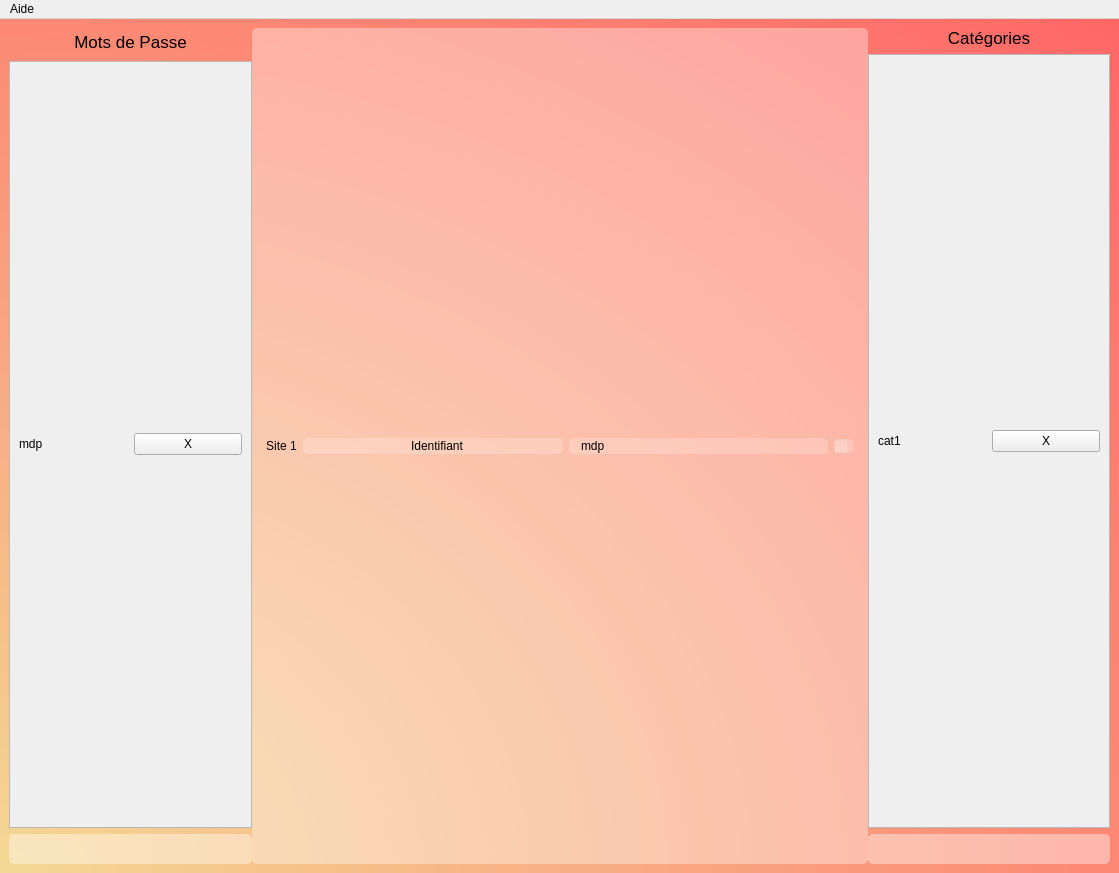
<?xml version="1.0" encoding="UTF-8"?>
<ui version="4.0">
 <class>fenetreGestion</class>
 <widget class="QMainWindow" name="fenetreGestion">
  <property name="enabled">
   <bool>true</bool>
  </property>
  <property name="geometry">
   <rect>
    <x>0</x>
    <y>0</y>
    <width>1119</width>
    <height>873</height>
   </rect>
  </property>
  <property name="sizePolicy">
   <sizepolicy hsizetype="MinimumExpanding" vsizetype="MinimumExpanding">
    <horstretch>0</horstretch>
    <verstretch>0</verstretch>
   </sizepolicy>
  </property>
  <property name="windowTitle">
   <string>Fenêtre de Gestion - MindPass</string>
  </property>
  <property name="windowIcon">
   <iconset>
    <normaloff>../ressources/MindPass-icone.png</normaloff>../ressources/MindPass-icone.png</iconset>
  </property>
  <property name="styleSheet">
   <string notr="true">QMainWindow {
	background: qradialgradient(spread:pad, cx:0, cy:1, radius:1.406, fx:0, fy:1, stop:0 rgba(244, 216, 148, 255), stop:1 rgba(255, 102, 102, 255));
}

#catTitle {
	color: white;
}

QLineEdit {
    background: rgba(255,255,255,100);
    border: none;
    border-radius: 5px;
    color: black;
    padding-left: 10px;
}
</string>
  </property>
  <widget class="QWidget" name="corps_gestion">
   <property name="enabled">
    <bool>true</bool>
   </property>
   <layout class="QHBoxLayout" name="horizontalLayout">
    <item>
     <widget class="QSplitter" name="splitter">
      <property name="orientation">
       <enum>Qt::Horizontal</enum>
      </property>
      <property name="handleWidth">
       <number>0</number>
      </property>
      <widget class="QWidget" name="">
       <layout class="QVBoxLayout" name="Passwords" stretch="0,4,1">
        <item>
         <widget class="QLabel" name="titre_pwd">
          <property name="font">
           <font>
            <pointsize>13</pointsize>
           </font>
          </property>
          <property name="text">
           <string>Mots de Passe</string>
          </property>
          <property name="alignment">
           <set>Qt::AlignCenter</set>
          </property>
          <property name="indent">
           <number>0</number>
          </property>
         </widget>
        </item>
        <item>
         <widget class="QScrollArea" name="scrollArea_pwd">
          <property name="maximumSize">
           <size>
            <width>16777215</width>
            <height>767</height>
           </size>
          </property>
          <property name="widgetResizable">
           <bool>true</bool>
          </property>
          <property name="alignment">
           <set>Qt::AlignLeading|Qt::AlignLeft|Qt::AlignTop</set>
          </property>
          <widget class="QWidget" name="scrollAreaWidgetContents_pwd">
           <property name="geometry">
            <rect>
             <x>0</x>
             <y>0</y>
             <width>238</width>
             <height>765</height>
            </rect>
           </property>
           <layout class="QVBoxLayout" name="verticalLayout_2">
            <item>
             <layout class="QHBoxLayout" name="ligne_pwd">
              <item>
               <widget class="QLabel" name="label_pwd">
                <property name="maximumSize">
                 <size>
                  <width>16777215</width>
                  <height>745</height>
                 </size>
                </property>
                <property name="text">
                 <string>mdp</string>
                </property>
               </widget>
              </item>
              <item>
               <widget class="QPushButton" name="pushButton_pwd">
                <property name="enabled">
                 <bool>true</bool>
                </property>
                <property name="text">
                 <string>X</string>
                </property>
               </widget>
              </item>
             </layout>
            </item>
           </layout>
          </widget>
         </widget>
        </item>
        <item>
         <widget class="QLineEdit" name="ajouter_pwd">
          <property name="minimumSize">
           <size>
            <width>0</width>
            <height>30</height>
           </size>
          </property>
          <property name="text">
           <string/>
          </property>
          <property name="alignment">
           <set>Qt::AlignCenter</set>
          </property>
         </widget>
        </item>
       </layout>
      </widget>
      <widget class="QWidget" name="verticalLayoutWidget_2">
       <layout class="QVBoxLayout" name="Sites">
        <item>
         <widget class="QScrollArea" name="scrollArea_sites">
          <property name="enabled">
           <bool>true</bool>
          </property>
          <property name="sizePolicy">
           <sizepolicy hsizetype="Expanding" vsizetype="Expanding">
            <horstretch>0</horstretch>
            <verstretch>0</verstretch>
           </sizepolicy>
          </property>
          <property name="styleSheet">
           <string notr="true">QWidget {
    border: none;
    border-radius: 5px;
	background: rgba(255,255,255,50);
}

QLabel {
	background-color: transparent;
	background: transparent;
}
</string>
          </property>
          <property name="widgetResizable">
           <bool>true</bool>
          </property>
          <property name="alignment">
           <set>Qt::AlignLeading|Qt::AlignLeft|Qt::AlignTop</set>
          </property>
          <widget class="QWidget" name="scrollAreaWidgetContents_sites">
           <property name="geometry">
            <rect>
             <x>0</x>
             <y>0</y>
             <width>613</width>
             <height>832</height>
            </rect>
           </property>
           <layout class="QVBoxLayout" name="verticalLayout">
            <item>
             <layout class="QHBoxLayout" name="ligne_site">
              <property name="leftMargin">
               <number>5</number>
              </property>
              <property name="topMargin">
               <number>10</number>
              </property>
              <property name="rightMargin">
               <number>5</number>
              </property>
              <property name="bottomMargin">
               <number>10</number>
              </property>
              <item>
               <widget class="QLabel" name="site_web">
                <property name="text">
                 <string>Site 1</string>
                </property>
                <property name="alignment">
                 <set>Qt::AlignCenter</set>
                </property>
               </widget>
              </item>
              <item>
               <widget class="QLineEdit" name="identifiant">
                <property name="text">
                 <string>Identifiant</string>
                </property>
                <property name="alignment">
                 <set>Qt::AlignCenter</set>
                </property>
               </widget>
              </item>
              <item>
               <widget class="QLineEdit" name="mdp">
                <property name="maximumSize">
                 <size>
                  <width>16777215</width>
                  <height>40</height>
                 </size>
                </property>
                <property name="text">
                 <string>mdp</string>
                </property>
               </widget>
              </item>
              <item>
               <widget class="QCheckBox" name="categorie">
                <property name="enabled">
                 <bool>true</bool>
                </property>
                <property name="text">
                 <string notr="true"/>
                </property>
               </widget>
              </item>
             </layout>
            </item>
           </layout>
          </widget>
         </widget>
        </item>
       </layout>
      </widget>
      <widget class="QWidget" name="">
       <layout class="QVBoxLayout" name="Categories" stretch="0,4,1">
        <property name="sizeConstraint">
         <enum>QLayout::SetNoConstraint</enum>
        </property>
        <item>
         <widget class="QLabel" name="titre_cat">
          <property name="font">
           <font>
            <pointsize>13</pointsize>
           </font>
          </property>
          <property name="text">
           <string>Catégories</string>
          </property>
          <property name="alignment">
           <set>Qt::AlignCenter</set>
          </property>
          <property name="indent">
           <number>0</number>
          </property>
         </widget>
        </item>
        <item>
         <widget class="QScrollArea" name="scrollArea_cat">
          <property name="widgetResizable">
           <bool>true</bool>
          </property>
          <property name="alignment">
           <set>Qt::AlignLeading|Qt::AlignLeft|Qt::AlignTop</set>
          </property>
          <widget class="QWidget" name="scrollAreaWidgetContents_cat">
           <property name="geometry">
            <rect>
             <x>0</x>
             <y>0</y>
             <width>240</width>
             <height>767</height>
            </rect>
           </property>
           <layout class="QVBoxLayout" name="verticalLayout_3">
            <item>
             <layout class="QHBoxLayout" name="ligne_categorie">
              <item>
               <widget class="QLabel" name="label_cat">
                <property name="maximumSize">
                 <size>
                  <width>16777215</width>
                  <height>608</height>
                 </size>
                </property>
                <property name="text">
                 <string>cat1</string>
                </property>
               </widget>
              </item>
              <item>
               <widget class="QPushButton" name="pushButton_cat">
                <property name="enabled">
                 <bool>true</bool>
                </property>
                <property name="text">
                 <string>X</string>
                </property>
               </widget>
              </item>
             </layout>
            </item>
           </layout>
          </widget>
         </widget>
        </item>
        <item>
         <widget class="QLineEdit" name="ajouter_cat">
          <property name="minimumSize">
           <size>
            <width>0</width>
            <height>30</height>
           </size>
          </property>
          <property name="text">
           <string/>
          </property>
          <property name="alignment">
           <set>Qt::AlignCenter</set>
          </property>
         </widget>
        </item>
       </layout>
      </widget>
     </widget>
    </item>
   </layout>
  </widget>
  <widget class="QMenuBar" name="menubar">
   <property name="geometry">
    <rect>
     <x>0</x>
     <y>0</y>
     <width>1119</width>
     <height>21</height>
    </rect>
   </property>
   <widget class="QMenu" name="menuAide">
    <property name="title">
     <string>Aide</string>
    </property>
   </widget>
   <addaction name="menuAide"/>
  </widget>
 </widget>
 <tabstops>
  <tabstop>identifiant</tabstop>
  <tabstop>mdp</tabstop>
  <tabstop>categorie</tabstop>
  <tabstop>pushButton_cat</tabstop>
  <tabstop>scrollArea_cat</tabstop>
  <tabstop>ajouter_cat</tabstop>
  <tabstop>pushButton_pwd</tabstop>
  <tabstop>scrollArea_pwd</tabstop>
  <tabstop>ajouter_pwd</tabstop>
 </tabstops>
 <resources/>
 <connections/>
</ui>
